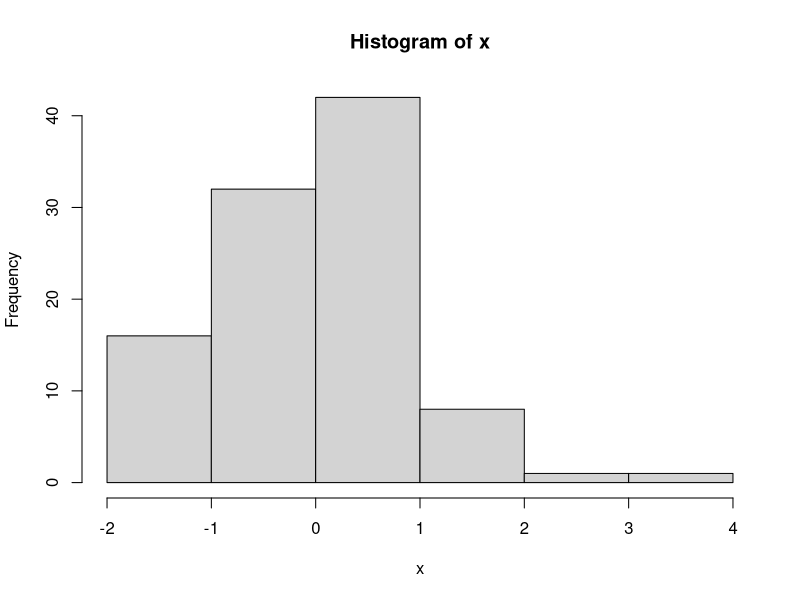
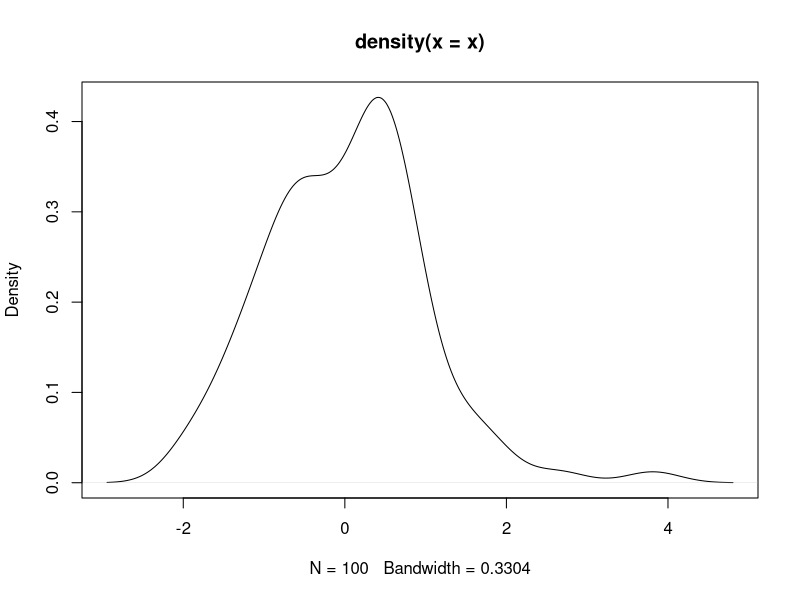
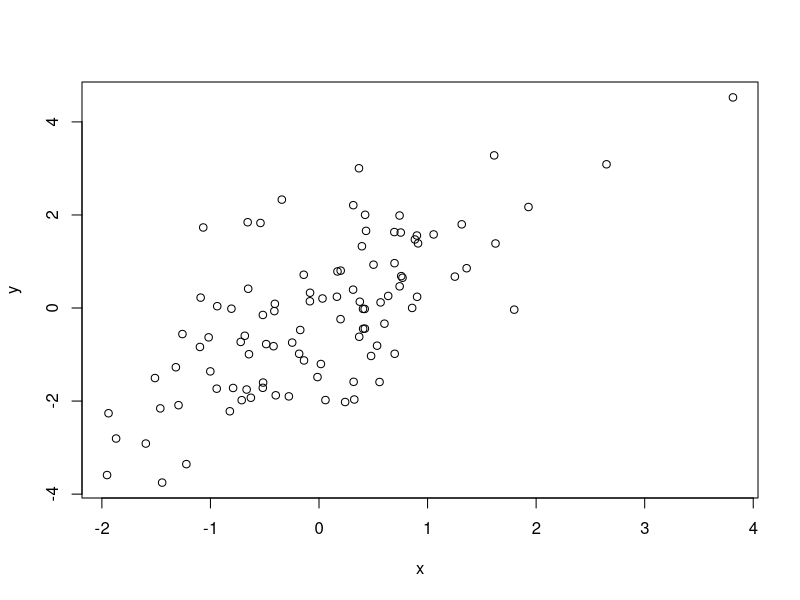
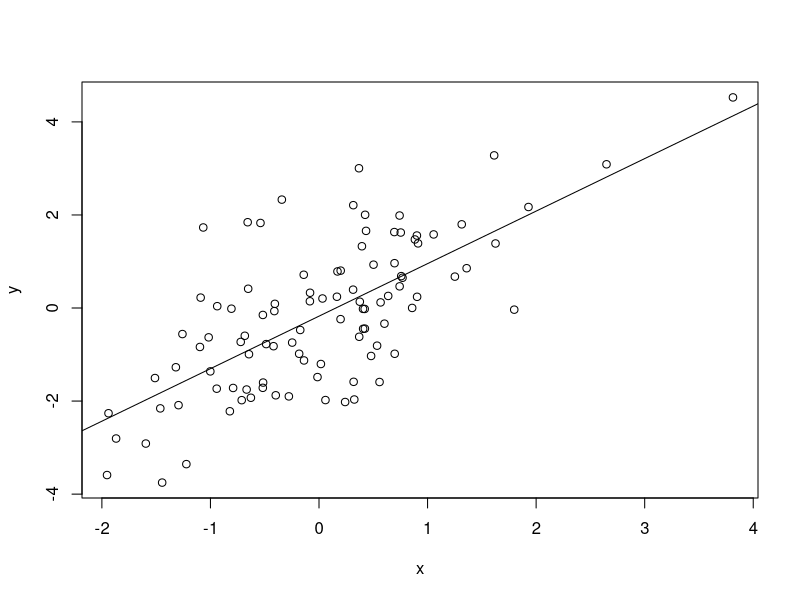
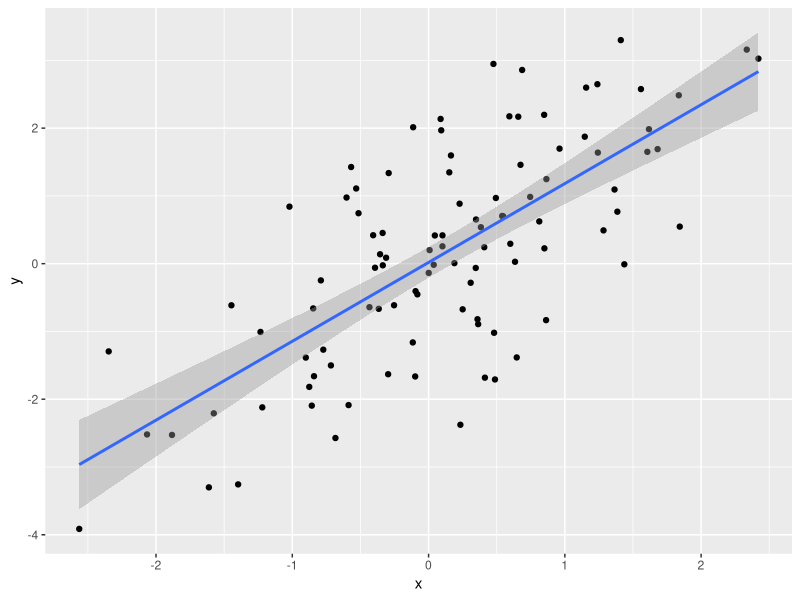

The R script that drew these images, in order:
## ---- chunk 1
knitr::opts_chunk$set(
  collapse = TRUE,
  comment = "##"
)
## ---- chunk 2
1 + 1
## ---- chunk 3
c(1, 2, 3)
c("January", "February", "March")
c(TRUE, FALSE)
## ---- chunk 4
age <- c(27, NA, 32, 29)
gender <- factor(
    c("Female", "Male", "Non-binary", NA),
    levels = c("Female", "Male", "Non-binary")
)
## ---- chunk 5
df <- data.frame(
    age = c(27, NA, 32, 29),
    gender = gender
)
df
## ---- chunk 6
rnorm(5)        # 5 random normal deviates
x <- rnorm(100) # 100 random normal deviates
hist(x)         # histogram, approximately normal
plot(density(x)) # a little more sophisticated?
## ---- chunk 7
y <- x + rnorm(100)
## ---- chunk 8
df <- data.frame(x, y)
nrow(df)
head(df)
## ---- chunk 9
plot(y ~ x, df)
## ---- chunk 10
fit <- lm(y ~ x, df)
fit           # an R 'object' containing information about the
              # regression of y on x
summary(fit)  # statistical summary of linear regression
## ---- chunk 11
plot(y ~ x, df)
abline(lm(y ~ x, df))
## ---- chunk 12
hello <- function(who) {
    paste("hello", who, "with", nchar(who), "letters in your name")
}
hello("Martin")
## ---- chunk 13
names <- c("Martin", "Thomas")
lapply(names, hello)
## ---- chunk 14
stats::lm(y ~ x)
## ---- chunk 15
library(dplyr)
## ---- chunk 16
tbl <- tibble(
    x = rnorm(100),
    y = x + rnorm(100)
)

tbl # e.g., only displays the first 10 rows
## ---- chunk 17
library(ggplot2)
## ---- chunk 18
ggplot(tbl) +                    # use 'tbl' as a source of data for the plot
    aes(x, y) +                  # use columns 'x' and 'y' for axes
    geom_point() +               # add x and y coordinates as points
    geom_smooth(method = "lm")   # add a regression line, with confidence bands
## ---- chunk 19
sessionInfo()
